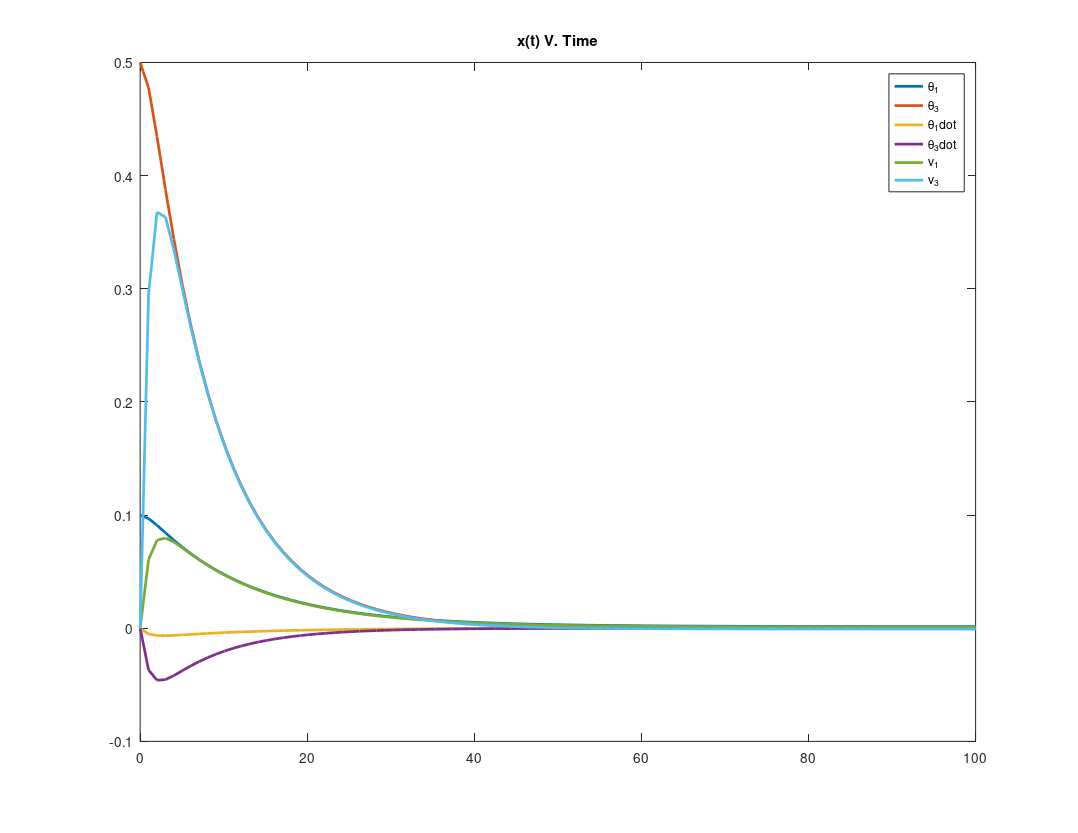
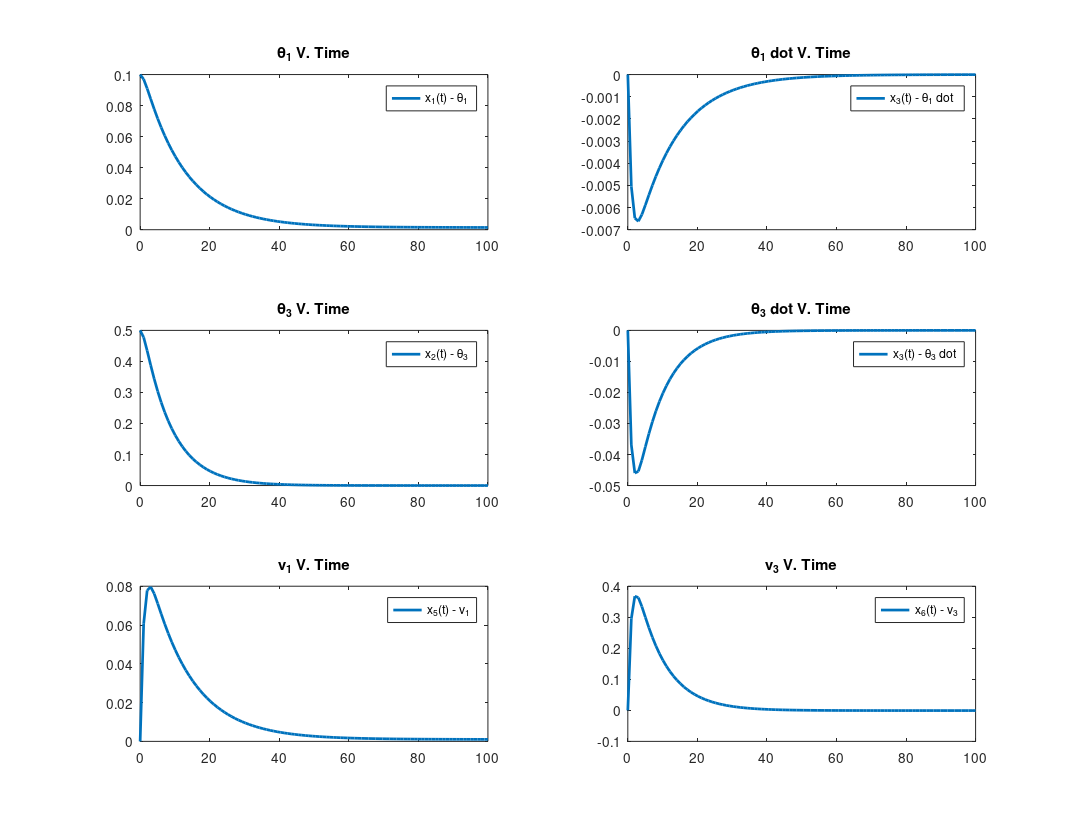

These figures' MATLAB source, in order:
function hw6p3

clc;

J1 = 12;
J2 = 14;
J3 = 8; 
Jw = 1; 
n = .0011;


A = [      0                 0               1               0          0     0;...
           0                 0               0               1          0     0;...
     -4*n^2*(J2-J3)/J1       0               0         n*(1-(J2-J3)/J1) 0     0;...
           0           n^2*(J1-J2)/J3 -n*(1+(J1-J2)/J3)      0          0     0;...
           0                 0               0               0          0     n;...
           0                 0               0               0         -n     0];
       
B = [0           0;...
     0           0;...
     1/J1        0;...
     0        1/J3;...
     -1/Jw       0;...
     0       -1/Jw];
 
rank(ctrb(A,B)); %6 is full rank, this full rank 
x0 = [0.1 0.5 0 0 0 0]';

Q = eye(6);
R = 10^0.*eye(2); 

t = linspace(0,100,100);

% Part B
[k,s,e] = lqr(A,B,Q,R)


for i=1:length(t)
    x(:,i) = expm((A-B*k)*t(i))*x0;
end

figure(1) %x(t)
plot(t,x,'linewidth',2);
hold on;
legend('\theta_1','\theta_3','\theta_1dot','\theta_3dot','v_1','v_3')
title('x(t) V. Time');
set(gcf,'paperorientation','landscape');
    set(gcf,'paperunits','normalized');
    set(gcf,'paperposition',[0 0 1 1]);
    print(gcf,'-dpdf','HW6P3C1.pdf')
    
figure(2)
subplot(3,2,1)
plot(t,x(1,:),'linewidth',2);
title('\theta_1 V. Time');
legend('x_1(t) - \theta_1');

subplot(3,2,3)
plot(t,x(2,:),'linewidth',2);
title('\theta_3 V. Time');
legend('x_2(t) - \theta_3');

subplot(3,2,2)
plot(t,x(3,:),'linewidth',2);
title('\theta_1 dot V. Time');
legend('x_3(t) - \theta_1 dot ');

subplot(3,2,4)
plot(t,x(4,:),'linewidth',2);
title('\theta_3 dot V. Time');
legend('x_3(t) - \theta_3 dot');

subplot(3,2,5)
plot(t,x(5,:),'linewidth',2);
title('v_1 V. Time');
legend('x_5(t) - v_1');

subplot(3,2,6)
plot(t,x(6,:),'linewidth',2);
title('v_3 V. Time');
legend('x_6(t) - v_3');

set(gcf,'paperorientation','landscape');
    set(gcf,'paperunits','normalized');
    set(gcf,'paperposition',[0 0 1 1]);
    print(gcf,'-dpdf','HW6P3C2.pdf')
